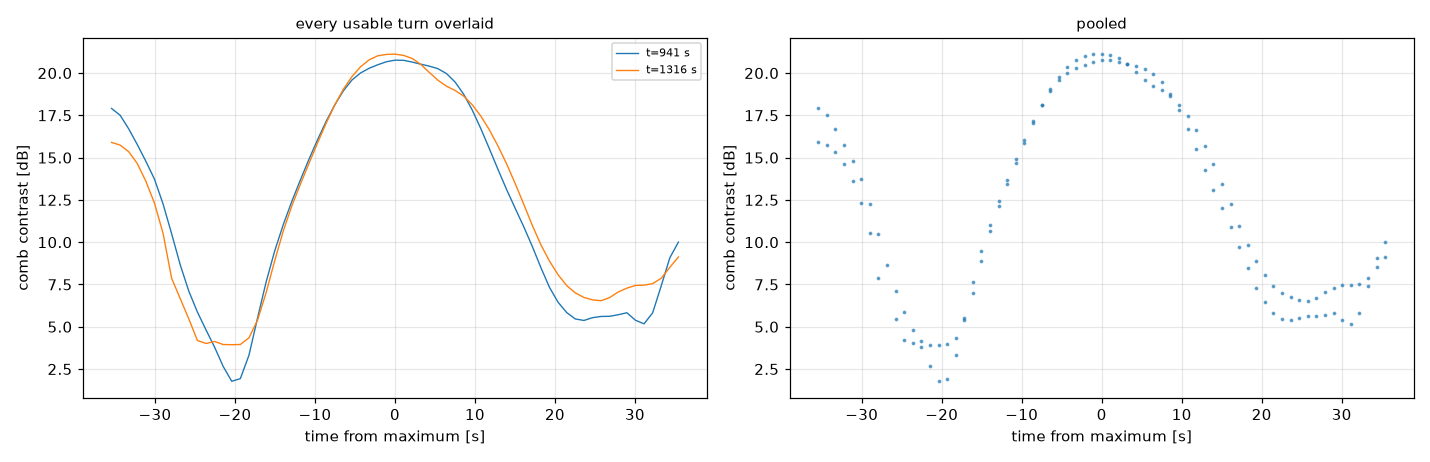

This chart was generated by the following Python code:
"""Is the second-half structure orientation-locked (beam/multipath) or kinematic?

Overlay every turn in the episode.  Structure fixed in the antenna frame repeats turn to
turn; structure that moves is the platform's rate varying.
"""
import numpy as np, matplotlib; matplotlib.use("Agg")
import matplotlib.pyplot as plt
from scipy.ndimage import uniform_filter1d
from common import load, db, flanking, OUT, COMB_RESIDUE, COMB_SPILL, ROT

D = load()
fr, ch, t = D["fr"], D["ch"], D["tsec"]
nchan = fr.size
tones = np.load(OUT / "tones.npy")
band = (fr > 150) & (fr < 195)
c = np.where(D["sky"],
             db(np.nanmedian(D["d"][ROT][:, (ch % 16 == COMB_RESIDUE) & band], 1))
             - db(np.nanmedian(D["d"][ROT][:, ~np.isin(ch % 16, COMB_SPILL) & band], 1)), np.nan)

k = (t > 640) & (t < 1530) & np.isfinite(c)
x, ys = t[k], uniform_filter1d(c[k], 5)
pk = [i for i in range(3, len(ys) - 3) if ys[i] == max(ys[i - 3:i + 4]) and ys[i] > 18.0]
tall = []
for i in pk:
    if not tall or x[i] - x[tall[-1]] > 20:
        tall.append(i)
    elif ys[i] > ys[tall[-1]]:
        tall[-1] = i
tm = x[tall]

print(f"{'centre':>8} {'halves [s]':>13} {'1st null':>9} {'2nd min':>8} {'depth1':>7} {'depth2':>7}")
rows = []
for n in range(1, len(tm) - 1):
    a, b, e = tm[n - 1], tm[n], tm[n + 1]
    if not (60 < b - a < 95 and 60 < e - b < 95):
        continue
    m = D["sky"] & (np.abs(t - b) <= 0.25 * (b - a) + 0.25 * (e - b)) & np.isfinite(c)
    tau, v = t[m] - b, uniform_filter1d(c[m], 3)
    neg, pos = tau < -4, tau > 4
    t1, t2 = tau[neg][np.argmin(v[neg])], tau[pos][np.argmin(v[pos])]
    d1, d2 = v[np.abs(tau) < 2].max() - v[neg].min(), v[np.abs(tau) < 2].max() - v[pos].min()
    rows.append((b, tau, v, t1, t2))
    print(f"{b:8.1f} {b-a:6.1f}/{e-b:5.1f} {t1:9.1f} {t2:8.1f} {d1:7.1f} {d2:7.1f}")

t1s = np.array([r[3] for r in rows]); t2s = np.array([r[4] for r in rows])
print(f"\n1st null at {t1s.mean():.1f} +- {t1s.std():.1f} s   "
      f"2nd minimum at {t2s.mean():+.1f} +- {t2s.std():.1f} s")
print(f"|t1| vs t2: {np.abs(t1s).mean():.1f} vs {t2s.mean():.1f} s "
      f"-> the two minima are NOT symmetric about the maximum")

# per-tone: where is the second minimum, as a function of frequency?
A, B, E = np.load(OUT / "turn.npy")
HALF = 0.25 * (B - A) + 0.25 * (E - B)
sel = D["sky"] & (np.abs(t - B) <= HALF)
tau = (t - B)[sel]
print(f"\n{'MHz':>7} {'1st null t':>11} {'2nd min t':>10}  (continuum-subtracted)")
for cc in tones[::4]:
    tot = D["d"][ROT][sel, cc]
    ex = tot - np.nanmedian(D["d"][ROT][sel][:, flanking(cc, nchan)], 1)
    v = uniform_filter1d(db(np.where(ex > 0, ex, np.nan)), 3)
    neg, pos = tau < -4, tau > 4
    print(f"{fr[cc]:7.1f} {tau[neg][np.nanargmin(v[neg])]:11.1f} {tau[pos][np.nanargmin(v[pos])]:10.1f}")

fig, axs = plt.subplots(1, 2, figsize=(13, 4.2))
for b, tau_, v, *_ in rows:
    axs[0].plot(tau_, v, lw=0.9, label=f"t={b:.0f} s")
axs[0].set_xlabel("time from maximum [s]"); axs[0].set_ylabel("comb contrast [dB]")
axs[0].legend(fontsize=7); axs[0].grid(alpha=0.3); axs[0].set_title("every usable turn overlaid", fontsize=10)
allt = np.concatenate([r[1] for r in rows]); allv = np.concatenate([r[2] for r in rows])
axs[1].plot(allt, allv, ".", ms=3, alpha=0.6)
axs[1].set_xlabel("time from maximum [s]"); axs[1].set_ylabel("comb contrast [dB]")
axs[1].grid(alpha=0.3); axs[1].set_title("pooled", fontsize=10)
fig.tight_layout(); fig.savefig(OUT / "12_asymmetry.png", dpi=110)
